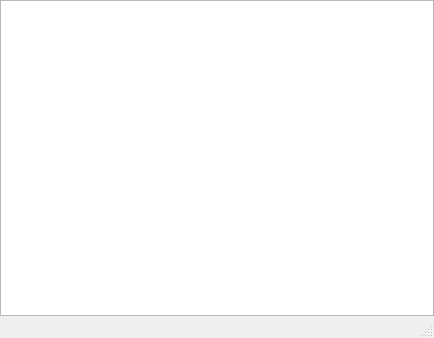
<?xml version="1.0" encoding="UTF-8"?>
<ui version="4.0">
 <class>nBoxLineout</class>
 <widget class="QMainWindow" name="nBoxLineout">
  <property name="geometry">
   <rect>
    <x>0</x>
    <y>0</y>
    <width>434</width>
    <height>338</height>
   </rect>
  </property>
  <property name="windowTitle">
   <string>MainWindow</string>
  </property>
  <property name="iconSize">
   <size>
    <width>20</width>
    <height>20</height>
   </size>
  </property>
  <property name="unifiedTitleAndToolBarOnMac">
   <bool>true</bool>
  </property>
  <widget class="QWidget" name="centralwidget">
   <layout class="QGridLayout" name="gridLayout">
    <property name="leftMargin">
     <number>0</number>
    </property>
    <property name="topMargin">
     <number>0</number>
    </property>
    <property name="rightMargin">
     <number>0</number>
    </property>
    <property name="bottomMargin">
     <number>0</number>
    </property>
    <item row="0" column="0">
     <widget class="QListWidget" name="listPhys"/>
    </item>
   </layout>
  </widget>
  <widget class="QStatusBar" name="statusBar">
   <property name="font">
    <font>
     <pointsize>10</pointsize>
    </font>
   </property>
  </widget>
 </widget>
 <resources/>
 <connections/>
</ui>
